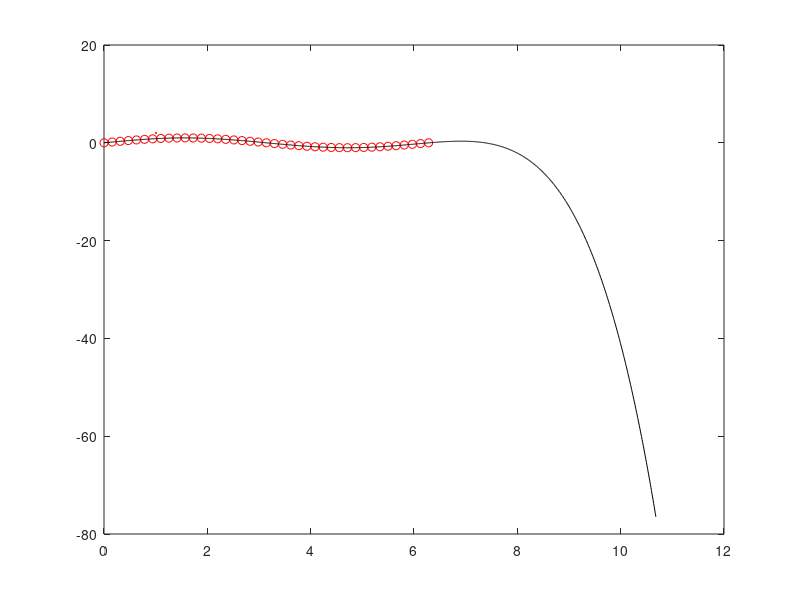

This chart was generated by the following MATLAB code: (Note: this script raises an error after producing the figure.)
clear all;
close all;
clc;

%% discrete signal definition
nt = 41;
td = linspace(0,2*pi,nt);
fd = sin(td);

%% reconstructed signal definition (polynomial)

% find coefficients
p = polyfit(td,fd,5);
% Evaluate the fitted polynomial
t_recon = linspace(min(td),max(td)*1.7,1001);
f_recon = polyval(p,t_recon);

%% visualisation
figure(1)
plot(td,fd,'or',LineWidth=2)
hold on
plot(t_recon,f_recon,'-k',LineWidth=2)

boxplot